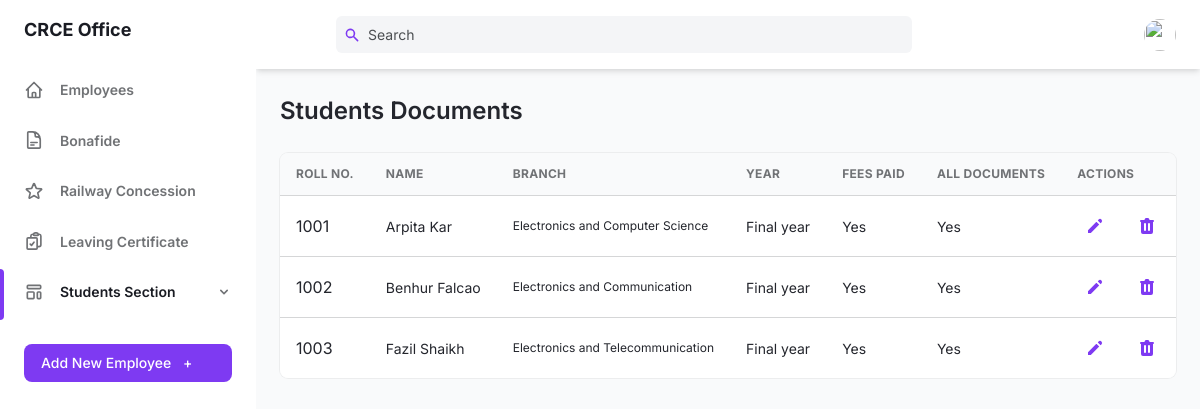
/teacher-portal/office/office-documents.php, run on the app's committed database.
### tables this page shows
CREATE TABLE IF NOT EXISTS `student_doc_map` (
  `sr` int NOT NULL AUTO_INCREMENT,
  `s_id` int NOT NULL,
  `fees` varchar(100) DEFAULT NULL,
  `tenth_mks` varchar(100) DEFAULT NULL,
  `twelfth_mks` varchar(100) DEFAULT NULL,
  `diploma_doc` varchar(100) DEFAULT NULL,
  PRIMARY KEY (`sr`),
  KEY `s_id` (`s_id`)
);

CREATE TABLE IF NOT EXISTS `student` (
  `s_id` int NOT NULL AUTO_INCREMENT,
  `branch` varchar(100) NOT NULL,
  `first_name` varchar(100) NOT NULL,
  `last_name` varchar(100) NOT NULL,
  `mother_name` varchar(100) NOT NULL,
  `religion` varchar(100) NOT NULL,
  `gender` varchar(100) NOT NULL,
  `dob` varchar(100) NOT NULL,
  `pob` varchar(100) NOT NULL,
  `s_email` varchar(100) NOT NULL,
  `s_pwd` varchar(100) NOT NULL,
  `phone` varchar(100) NOT NULL,
  `year` varchar(100) NOT NULL,
  `home_stn` varchar(100) NOT NULL,
  `age` varchar(100) NOT NULL,
  `ila` varchar(100) NOT NULL,
  `doa` varchar(100) NOT NULL,
  `reason` varchar(100) NOT NULL,
  `remark` varchar(100) NOT NULL,
  PRIMARY KEY (`s_id`)
);

### teacher-portal/office/office-documents.php (the view, shortened to what this page needs)
<!DOCTYPE html>
<html :class="{ 'theme-dark': dark }" x-data="data()" lang="en">
	<head>
		<link rel="stylesheet" href="./assets/css/tailwind.output.css" />
		<link rel="stylesheet" href="https://cdnjs.cloudflare.com/ajax/libs/Chart.js/2.9.3/Chart.min.css"/>
	</head>
	<body>
		<?php
			$conn = mysqli_connect("localhost", "root", "", "crce") or die(mysqli_error($conn));
			$query = "SELECT * FROM student s, student_doc_map sd WHERE s.s_id=sd.s_id ORDER BY sd.s_id ASC";
			$data = mysqli_query($conn, $query);
		?>
		<div class="flex h-screen bg-gray-50 dark:bg-gray-900" :class="{ 'overflow-hidden': isSideMenuOpen }">
				<aside  class="z-20 hidden w-64 overflow-y-auto bg-white dark:bg-gray-800 md:block flex-shrink-0">
					<div class="py-4 text-gray-500 dark:text-gray-400">
						<a class="ml-6 text-lg font-bold text-gray-800 dark:text-gray-200" href="office-home.php">
							CRCE Office
						</a>
						<ul class="mt-6">
                            <li class="relative px-6 py-3">
								<a class="inline-flex items-center w-full text-sm font-semibold transition-colors duration-150 hover:text-gray-800 dark:hover:text-gray-200"
								    href="office-home.php">
                                    <span class="ml-4">
                                       Employees
                                    </span>
								</a>
							</li>
                            <li class="relative px-6 py-3">
								<a class="inline-flex items-center w-full text-sm font-semibold transition-colors duration-150 hover:text-gray-800 dark:hover:text-gray-200"
								    href="office-bonafide.php">
                                    <span class="ml-4">
                                        Bonafide
                                    </span>
								</a>
							</li>
                            <li class="relative px-6 py-3">
								<a class="inline-flex items-center w-full text-sm font-semibold transition-colors duration-150 hover:text-gray-800 dark:hover:text-gray-200"
								    href="office-train.php">
                                    <span class="ml-4">
                                        Railway Concession
                                    </span>
								</a>
							</li>
                            <li class="relative px-6 py-3">
								<a class="inline-flex items-center w-full text-sm font-semibold transition-colors duration-150 hover:text-gray-800 dark:hover:text-gray-200"
								    href="office-lc.php">
                                    <span class="ml-4">
                                        Leaving Certificate
                                    </span>
								</a>
							</li>
                        </ul>
                        <ul>
                            <li class="relative px-6 py-3">
                                <span class="absolute inset-y-0 left-0 w-1 bg-purple-600 rounded-tr-lg rounded-br-lg" aria-hidden="true"></span>
                                <button class="inline-flex items-center justify-between w-full text-sm font-semibold transition-colors duration-150 hover:text-gray-800 dark:hover:text-gray-200" @click="togglePagesMenu" aria-haspopup="true" >
                                    <span class="inline-flex items-center">
                                        <span class="ml-4">
                                            <a class="inline-flex items-center w-full text-sm font-semibold text-gray-800 transition-colors duration-150 hover:text-gray-800 dark:hover:text-gray-200 dark:text-gray-100">
                                                Students Section
                                            </a>
                                        </span>
                                    </span>
                                    <svg class="w-4 h-4" aria-hidden="true" fill="currentColor" viewBox="0 0 20 20">
                                        <path fill-rule="evenodd" d="M5.293 7.293a1 1 0 011.414 0L10 10.586l3.293-3.293a1 1 0 111.414 1.414l-4 4a1 1 0 01-1.414 0l-4-4a1 1 0 010-1.414z" clip-rule="evenodd"></path>
                                    </svg>
                                </button>
                            </li>
                        </ul>
						<div class="px-6 my-6">
							<button class="flex items-center justify-between w-full px-4 py-2 text-sm font-medium leading-5 text-white transition-colors duration-150 bg-purple-600 border border-transparent rounded-lg active:bg-purple-600 hover:bg-purple-700 focus:outline-none focus:shadow-outline-purple" >
								<a href="add-employee-office.php">
									Add New Employee <span class="ml-2" aria-hidden="true">+</span>
								</a>
							</button>
						</div>
					</div>
				</aside>
			<div class="flex flex-col flex-1 w-full">
				<header class="z-10 py-4 bg-white shadow-md dark:bg-gray-800">
                    <div class="container flex items-center justify-between h-full px-6 mx-auto text-purple-600 dark:text-purple-300">
                            <div class="search flex justify-center flex-1 lg:mr-32">
                                <div class="relative w-full max-w-xl mr-6 focus-within:text-purple-500">
                                    <div class="absolute inset-y-0 flex items-center pl-2">
                                        <svg class="w-4 h-4" aria-hidden="true" fill="currentColor" viewBox="0 0 20 20">
                                        <path
                                            fill-rule="evenodd"
                                            d="M8 4a4 4 0 100 8 4 4 0 000-8zM2 8a6 6 0 1110.89 3.476l4.817 4.817a1 1 0 01-1.414 1.414l-4.816-4.816A6 6 0 012 8z"
                                            clip-rule="evenodd"
                                        ></path>
                                        </svg>
                                    </div>
                                    <input
                                        class="searchTerm cd-search table-filter w-full pl-8 pr-2 text-sm text-gray-700 placeholder-gray-600 bg-gray-100 border-0 rounded-md dark:placeholder-gray-500 dark:focus:shadow-outline-gray dark:focus:placeholder-gray-600 dark:bg-gray-700 dark:text-gray-200 focus:placeholder-gray-500 focus:bg-white focus:border-purple-300 focus:outline-none focus:shadow-outline-purple form-input"
                                        type="text"
                                        placeholder="Search"
                                        aria-label="Search"
                                        id="myInput"
                                        onkeyup="myFunction()"
                                        data-table="order-table"
                                    />
                                </div>
                            </div>
                        <ul class="flex items-center flex-shrink-0 space-x-6">
                            <li class="relative">
                            <button
                                class="align-middle rounded-full focus:shadow-outline-purple focus:outline-none"
                                @click="toggleProfileMenu"
                                @keydown.escape="closeProfileMenu"
                                aria-label="Account"
                                aria-haspopup="true"
                            >
                                <img
                                class="object-cover w-8 h-8 rounded-full"
                                src="https://images.unsplash.com/photo-1502378735452-bc7d86632805?ixlib=rb-0.3.5&q=80&fm=jpg&crop=entropy&cs=tinysrgb&w=200&fit=max&s=aa3a807e1bbdfd4364d1f449eaa96d82"
                                alt=""
                                aria-hidden="true"
                                />
                            </button>
                            </li>
                        </ul>
                    </div>
				</header>
				<main class="h-full pb-16 overflow-y-auto">
					<div class="container grid px-6 mx-auto">
					<h2 class="my-6 text-2xl font-semibold text-gray-700 dark:text-gray-200"> Students Documents</h2>
						<div class="w-full overflow-hidden rounded-lg shadow-xs">
							<div class="w-full overflow-x-auto">
								<table class="order-table w-full whitespace-no-wrap">
								<thead>
									<tr class="text-xs font-semibold tracking-wide text-left text-gray-500 uppercase border-b dark:border-gray-700 bg-gray-50 dark:text-gray-400 dark:bg-gray-800">
									<th class="px-4 py-3">Roll No.</th>
									<th class="px-4 py-3">Name</th>
									<th class="px-4 py-3">Branch</th>
									<th class="px-4 py-3">Year</th>
									<th class="px-4 py-3">Fees Paid</th>
                                    <th class="px-4 py-3">All Documents</th>
                                    <th class="px-4 py-3">Actions</th>
									</tr>
								</thead>
								<tbody class="bg-white divide-y dark:divide-gray-700 dark:bg-gray-800">
									<?php
										while($result = mysqli_fetch_assoc($data))
										{
                                            if ($result['tenth_mks'] == "Yes"
                                                && $result['twelfth_mks'] == "Yes"
                                                && $result['diploma_doc'] == "Yes")
                                            {
                                                $doc = "Yes";
                                            }
                                            else {
                                                $doc = "No";
                                            }
                                            echo"
												<tr class='text-gray-700 dark:text-gray-400'>
													<td class='px-4 py-3'>".$result['s_id']."</td>
													<td class='px-4 py-3 text-sm'>".$result['first_name']." ".$result['last_name']."</td>
													<td class='px-4 py-3 text-xs'>".$result['branch']."</td>
													<td class='px-4 py-3 text-sm'>".$result['year']."</td>
													<td class='px-4 py-3 text-sm'>".$result['fees']."</td>
                                                    <td class='px-4 py-3 text-sm'>".$doc."</td>
													<td class='px-4 py-3'>
														<div class='flex items-center space-x-4 text-sm'>
															<button class='flex items-center justify-between px-2 py-2 text-sm font-medium leading-5 text-purple-600 rounded-lg dark:text-gray-400 focus:outline-none focus:shadow-outline-gray' aria-label='Edit'>
																<a href='UpdateDocument.php?rollno=$result[s_id]&name=$result[first_name]'>
																	<svg class='w-5 h-5' aria-hidden='true' fill='currentColor' viewBox='0 0 20 20'>
																		<path d='M13.586 3.586a2 2 0 112.828 2.828l-.793.793-2.828-2.828.793-.793zM11.379 5.793L3 14.172V17h2.828l8.38-8.379-2.83-2.828z'></path>
																	</svg>
																</a>
															</button>
															<button class='flex items-center justify-between px-2 py-2 text-sm font-medium leading-5 text-purple-600 rounded-lg dark:text-gray-400 focus:outline-none focus:shadow-outline-gray' aria-label='Delete'>
																<svg class='w-5 h-5' aria-hidden='true' fill='currentColor' viewBox='0 0 20 20'>
																<path fill-rule='evenodd' d='M9 2a1 1 0 00-.894.553L7.382 4H4a1 1 0 000 2v10a2 2 0 002 2h8a2 2 0 002-2V6a1 1 0 100-2h-3.382l-.724-1.447A1 1 0 0011 2H9zM7 8a1 1 0 012 0v6a1 1 0 11-2 0V8zm5-1a1 1 0 00-1 1v6a1 1 0 102 0V8a1 1 0 00-1-1z' clip-rule='evenodd'></path>
																</svg>
															</button>
														</div>
													</td>
												</tr>";
										}
									?>
								</tbody>
								</table>
							</div>
						</div>
					</div>
				</main>
      		</div>
    	</div>
	</body>
</html>

### data on the page
student_doc_map: s "1001", s.first_name "Arpita", s.last_name "Kar", s.branch "Electronics and Computer Science", s.year "Final year", fees "Yes", tenth_mks "Yes"
student_doc_map: s "1002", s.first_name "Benhur", s.last_name "Falcao", s.branch "Electronics and Communication", s.year "Final year", fees "Yes", tenth_mks "Yes"
student_doc_map: s "1003", s.first_name "Fazil", s.last_name "Shaikh", s.branch "Electronics and Telecommunication", s.year "Final year", fees "Yes", tenth_mks "Yes"
